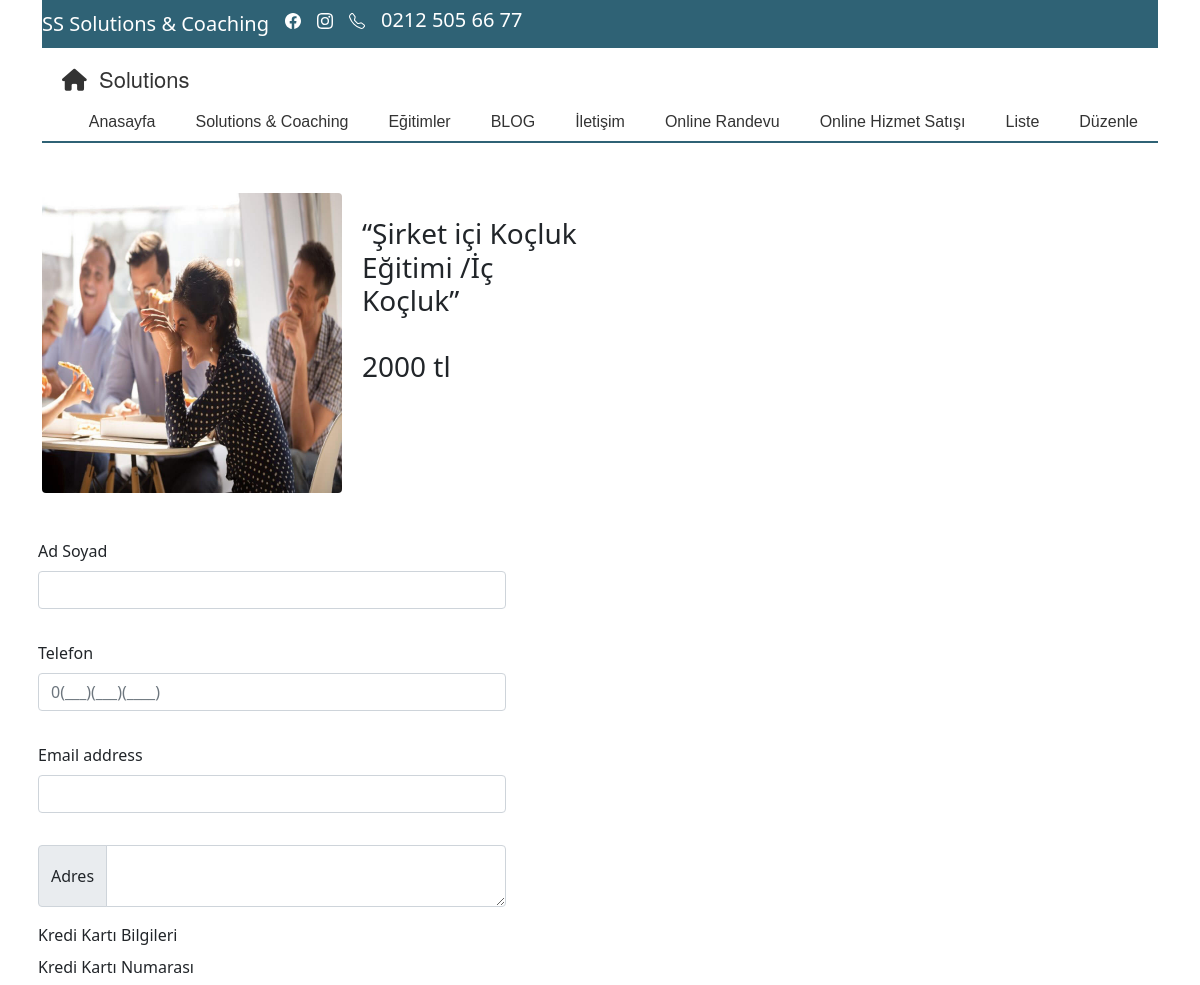
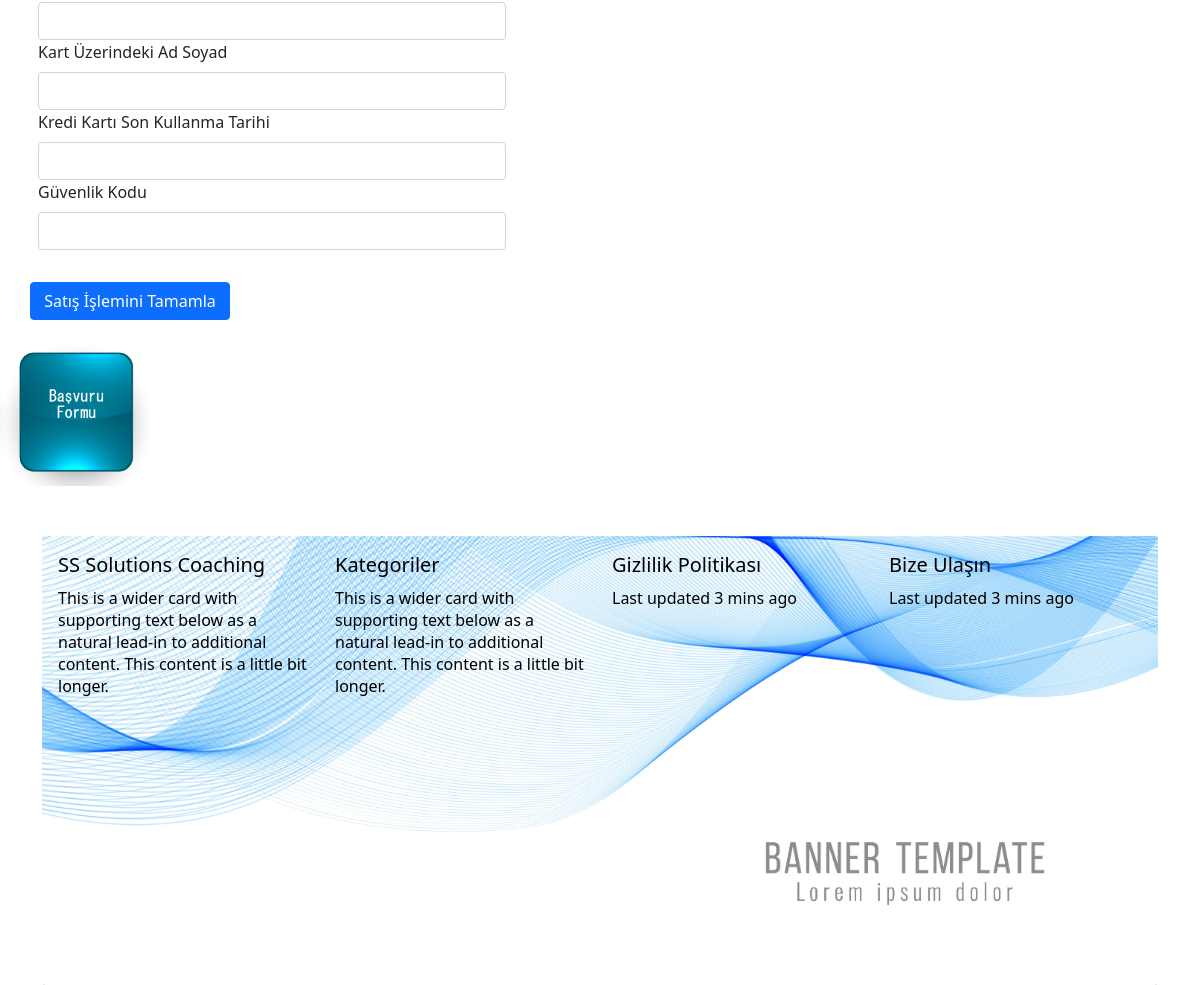
The app's page /onlinesatis_satis/2/ (signed in) with its own data (2 pictures, top to bottom).
### mysite/models.py (models this page shows)
class Menu(models.Model):
    menuadi = models.CharField(max_length=100, verbose_name='Menu Adi')
    ustmenuadi = models.CharField(max_length=100, verbose_name='Bağlantı Yapılacak Menü Adı', blank=True, null=True)
    editor = RichTextField(verbose_name="Sayfa İçeriği", null=True, blank=True)
    sira = models.IntegerField(verbose_name="Alt Menu Sırası", null=True, blank=True)
    durum = models.BooleanField(blank=True, null=True, verbose_name='Aktif')
    dosya = models.FileField(blank=True, null=True, )

class Urun(models.Model):
    id=models.IntegerField(primary_key=True)
    urunadi=models.CharField(max_length=100, verbose_name='Ürün Adı')
    urunfiyat=models.CharField(max_length=100, verbose_name='Ürün Fiyatı')
    aciklama=RichTextField(verbose_name="Tanıtım", null=True, blank=True)
    img = models.ImageField(blank=True, null=True, )

### mysite/views.py (the view)
# urls.py: path('onlinesatis_satis/<int:pk>/', views.siparis_ekle),
@login_required(login_url=settings.LOGIN_URL)
def siparis_ekle(request, pk: int = None):
    urun = Urun.objects.get(id=pk) if pk else None
    errors = ''
    menuler = Menu.objects.filter(durum=True).exclude(ustmenuadi="Anasayfa").order_by('sira')
    menuanasayfa = Menu.objects.filter(ustmenuadi="Anasayfa", durum=True)
    if request.method == 'POST':
        f = forms.SiparisForm(request.POST, request.FILES)
        if f.is_valid():
            data = f.cleaned_data
            f.save()
            context = {
                'adsoyad': data.get("adsoyad"),
                'urun': urun,
                'menuler': menuler,
                'menuanasayfa': menuanasayfa,
            }
            return render(request, 'anasayfa/onlinesatis_satislist.html', context)
        errors = f.errors
    else:
        f = forms.SiparisForm()
    context = {
        'form': f,
        'urun': urun,
        'errors': errors,
        'menuler': menuler,
        'menuanasayfa': menuanasayfa,
    }
    return render(request, 'anasayfa/onlinesatis_satis.html', context)

### mysite/forms.py
class SiparisForm(forms.ModelForm):
    urunid = forms.IntegerField(required=False)
    class Meta:
        model = mysite.models.Siparis
        fields = ['adsoyad', 'tel', 'eposta', 'adres', 'urunid', 'kkno', 'kkad', 'kksonkt', 'kkcvv']

### mysite/templates/anasayfa/onlinesatis_satis.html (shortened to what this page needs)
{% extends "anasayfa/base.html" %}
{% block content %}
<div class="container">
    <div class="row left">
        <div class="col-sm" style="margin-top:20px;">
            {% if urun.img %}
                <img src="{{urun.img.url}}" class="rounded float-start" style="width:300px; height:300px; margin-right:20px;"><br>
            {% endif %}
            <h3>{{urun.urunadi}}</h3> <br>
            <h3>{{urun.urunfiyat}} tl</h3><br>
        </div>
        <div class="col-sm">
        </div>
    </div>
    <div class="row">
        <form method="post" action="" class="row g-3" style="margin-top:30px; width:500px;">
                <div class="mb-3">
                    <label class="form-label">Ad Soyad</label>
                    <input type="text" class="form-control" name="adsoyad" >
                </div>
                <div class="mb-3">
                    <label class="form-label">Telefon</label>
                    <input type="text" class="form-control" name="tel" pattern="[0-9]{4}[0-9]{3}[0-9]{4}" placeholder="0(___)(___)(____)" >
                </div>
                <div class="mb-3">
                    <label for="exampleInputEmail1" class="form-label">Email address</label>
                    <input type="email" class="form-control" name="eposta" id="exampleInputEmail1">
                </div>
                <div class="input-group">
                    <label class="input-group-text">Adres</label>
                    <textarea class="form-control"  name="adres" aria-label="With textarea"></textarea>
                </div>
                <div class="mb-3">
                    <div><label class="form-label">Kredi Kartı Bilgileri</label></div>
                    <div>
                        <label class="form-label">Kredi Kartı Numarası</label>
                        <input type="text" class="form-control kkno" name="kkno">
                    </div>
                    <div>
                        <label class="form-label">Kart Üzerindeki Ad Soyad</label>
                        <input type="text" class="form-control" name="kkad">
                    </div>
                    <div>
                        <label class="form-label">Kredi Kartı Son Kullanma Tarihi</label>
                        <input type="text" class="form-control kksonkt " name="kksonkt">
                    </div>
                    <div>
                        <label class="form-label">Güvenlik Kodu</label>
                        <input type="text" class="form-control kkcvv " name="kkcvv">
                    </div>
                </div>
              <button type="submit" class="btn btn-primary" style="width:200px;">Satış İşlemini Tamamla</button>
        </form>
    </div>
</div>
{% endblock %}

### mysite/templates/anasayfa/menu.html (shortened to what this page needs)
<nav class="main-nav" role="navigation">
   <h2 class="nav-brand"><a href="/"><i class="fas fa-home"></i> &nbsp;Solutions</a></h2>
    <ul id="main-menu" class="sm sm-mint">
        <li><a href="/">Anasayfa</a></li>
        <li><a href="#">Solutions & Coaching</a>
        </li>
        <li><a href="#">Eğitimler</a>
        </li>
        <li><a href="#">BLOG</a>
        </li>
        <li><a href="/iletisim/">İletişim</a></li>
        <li><a href="/onlinerandevu/">Online Randevu</a></li>
        <li><a href="/onlinesatis/">Online Hizmet Satışı</a></li>
        {% for a_menuanasayfa in menuanasayfa %}
        <li><a href="/menuicerik/{{a_menuanasayfa.id}}" >{{a_menuanasayfa.menuadi}}</a>
            </li>
        {% endfor %}
    </ul>
</nav>

### mysite/static/style_anasayfa.css (style rules this page uses)
.main-nav { border-bottom: 2px solid #2F6275; background: #fff; }
.main-nav:after { clear: both; content: "\00a0"; display: block; height: 0; font: 0px/0 serif; overflow: hidden; }
.nav-brand { float: left; margin: 0; }
.nav-brand a { display: block; padding: 11px 11px 11px 20px; color: #333; font-family: 'Helvetica Neue', Helvetica, Arial, sans-serif; font-size: 22px; font-weight: normal; line-height: 17px; text-decoration: none; }
#main-menu { clear: both; border-bottom: 0; }
@media (min-width: 768px) { #main-menu { float: right; clear: none; } }
#main-menu-state:not(:checked) ~ #main-menu { display: none; }
@media (min-width: 768px) { #main-menu-state:not(:checked) ~ #main-menu { display: block; } }
body { margin: 8px; background: #fff; color: #aaa; font: 16px/1.5em 'Helvetica Neue', Helvetica, Arial, sans-serif; }

### mysite/static/smartmenus/css/sm-core-css.css (style rules this page uses)
.sm { box-sizing:border-box;position:relative;z-index:1000;-webkit-tap-highlight-color:rgba(0,0,0,0); }
.sm,.sm ul,.sm li { display:block;list-style:none;margin:0;padding:0;line-height:normal;direction:ltr;text-align:left; }
.sm li,.sm a { position:relative; }
.sm a { display:block; }
.sm::after { content:"";display:block;height:0;font:0px/0 serif;clear:both;overflow:hidden; }
.sm *,.sm *::before,.sm *::after { box-sizing:inherit; }

### mysite/static/smartmenus/css/sm-mint.css (style rules this page uses)
.sm-mint { border-top: 2px solid #2F6275; border-bottom: 2px solid #2F6275; background: #fff; }
.sm-mint a, .sm-mint a:hover, .sm-mint a:focus, .sm-mint a:active { padding: 13px 20px; padding-right: 58px; color: #333; font-family: Arial, sans-serif; font-size: 16px; font-weight: normal; line-height: 17px; text-decoration: none; }
.sm-mint li { border-top: 1px solid rgba(141, 184, 99, 0.2); }
.sm-mint > li:first-child { border-top: 0; }
@media (min-width: 768px) { .sm-mint li { float: left; } }
@media (min-width: 768px) { .sm-mint a { white-space: nowrap; } }
@media (min-width: 768px) { .sm-mint { border-top: 0; background: transparent; } }
@media (min-width: 768px) { .sm-mint a, .sm-mint a:hover, .sm-mint a:focus, .sm-mint a:active, .sm-mint a.highlighted { padding: 11px 20px; color: #333; border-radius: 4px 4px 0 0; } }
@media (min-width: 768px) { .sm-mint li { border-top: 0; } }

### records on screen
Menu: menuadi "Liste"
Menu: menuadi "Düzenle"
Urun: img (picture), urunadi "“Şirket içi Koçluk Eğitimi /İç Koçluk”", urunfiyat "2000"
